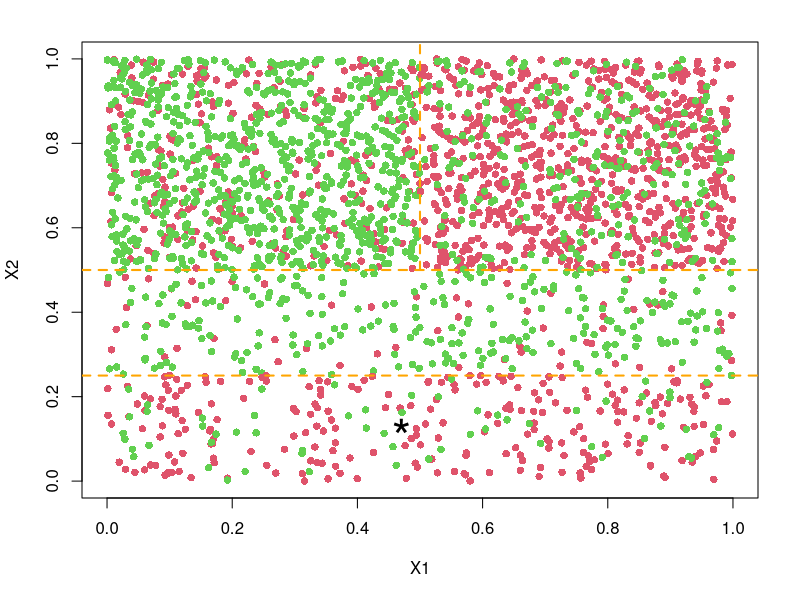
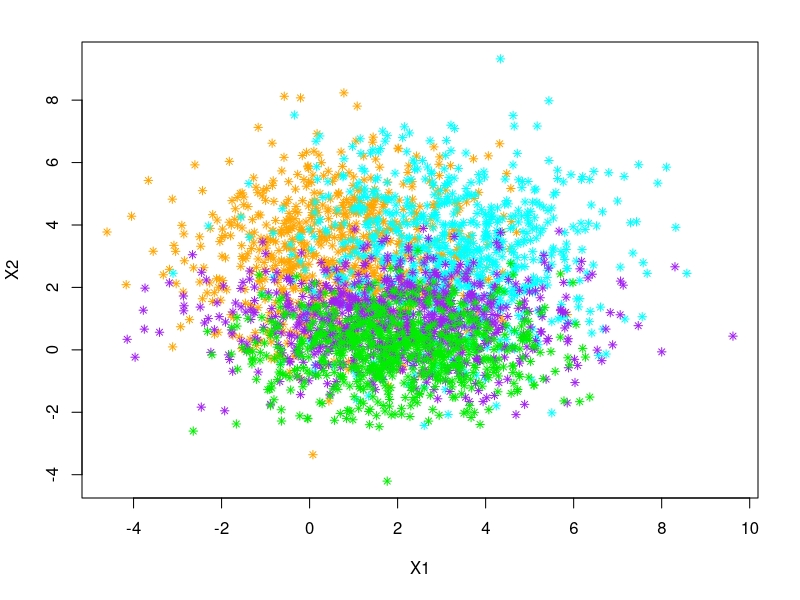
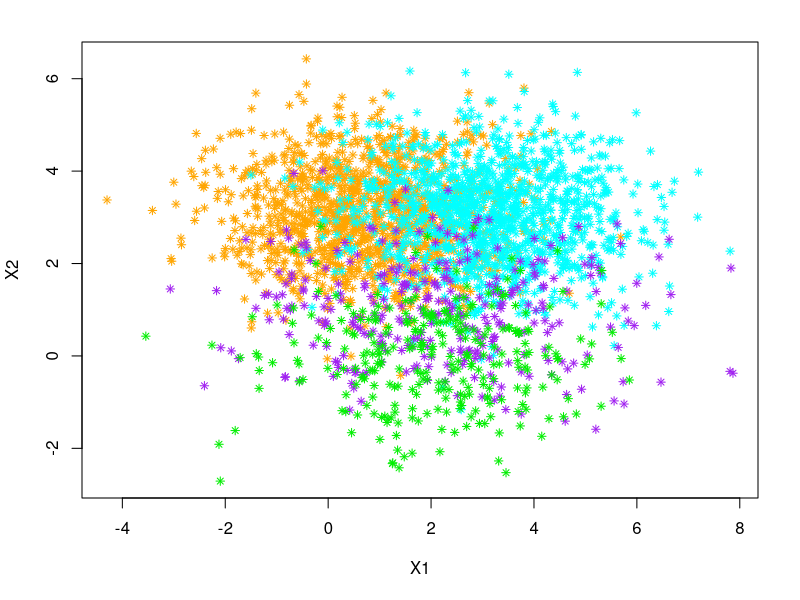

Here is the R script that generated these plots, in order: (Note: this script raises an error after producing the figures.)
## ---- chunk 1
knitr::opts_chunk$set(tidy = FALSE, fig.width = 8, fig.height = 8, echo = FALSE)
options(htmltools.dir.version = FALSE)
## ---- chunk 2

set.seed(2)

n1 <- 1000; n2 <- 1000; n3 <- 300; n4 <- 300 

prob_classe1_z1 <- 0.25
prob_classe2_z1 <- 0.75

prob_classe1_z2 <- 0.75
prob_classe2_z2 <- 0.25

prob_classe1_z3 <- 0.2
prob_classe2_z3 <- 0.80

prob_classe1_z4 <- 0.80
prob_classe2_z4 <- 0.2


# Zone 1, limit X1 : 0 - 0.5, limit X2 : 0.5 - 1

b_inf_X1_z1 <- 0
b_sup_X1_z1 <- 0.5
b_inf_X2_z1 <- 0.5
b_sup_X2_z1 <- 1

Y.train.z1 <- c(rep(0, n1*prob_classe1_z1), rep(1,n1*prob_classe2_z1))
X.train.z1 <- cbind(runif(n1, b_inf_X1_z1, b_sup_X1_z1) ,  runif(n1, b_inf_X2_z1, b_sup_X2_z1) )
colnames(X.train.z1) <- c("X1", "X2")


# Zone 2, limit X1 : 0.5 - 1, limit X2 : 0.5 - 1

b_inf_X1_z2 <- 0.5
b_sup_X1_z2 <- 1
b_inf_X2_z2 <- 0.5
b_sup_X2_z2 <- 1

Y.train.z2 <- c(rep(0, n2*prob_classe1_z2), rep(1,n2*prob_classe2_z2))
X.train.z2 <- cbind(runif(n2, b_inf_X1_z2, b_sup_X1_z2) ,  runif(n2, b_inf_X2_z2, b_sup_X2_z2) )
colnames(X.train.z2) <- c("X1", "X2")


# Zone 3, limit X1 : 0 - 1, limit X2 : 0.25 - 0.5

b_inf_X1_z3 <- 0
b_sup_X1_z3 <- 1
b_inf_X2_z3 <- 0.25
b_sup_X2_z3 <- 0.5

Y.train.z3 <- c(rep(0, n3*prob_classe1_z3), rep(1, n3*prob_classe2_z3))
X.train.z3 <- cbind(runif(n3, b_inf_X1_z3, b_sup_X1_z3) ,  runif(n3, b_inf_X2_z3, b_sup_X2_z3) )
colnames(X.train.z3) <- c("X1", "X2")


# Zone 4, limit X1 : 0 - 1, limit X2 : 0 - 0.25

b_inf_X1_z4 <- 0
b_sup_X1_z4 <- 1
b_inf_X2_z4 <- 0
b_sup_X2_z4 <- 0.25

Y.train.z4 <- c(rep(0, n4*prob_classe1_z4), rep(1, n4*prob_classe2_z4))
X.train.z4 <- cbind(runif(n4, b_inf_X1_z4, b_sup_X1_z4) ,  runif(n4, b_inf_X2_z4, b_sup_X2_z4) )
colnames(X.train.z4) <- c("X1", "X2")


# Concatenate

Y.train <- c(Y.train.z1, Y.train.z2, Y.train.z3, Y.train.z4)
X.train <- rbind(X.train.z1, X.train.z2, X.train.z3, X.train.z4)


#######
# Graph generation

par(mar=c(5.1,4.1,2.1,2.1))
plot(X.train, col=Y.train+2, xlim=c(0,1), ylim=c(0,1), pch=16, xlab="X1", ylab="X2")
segments(x0=0.5, y0=0.5, x1=0.5, y1=2, col="orange", lw=2, lty=2)
abline(h=0.5, lty=2, col="orange", lw=2)
abline(h=0.25, lty=2, col="orange", lw=2)
points(0.47, 0.13, pch="*", cex=3)
## ---- chunk 3
set.seed(1)
library(mvtnorm)

# Model probabilities (4 balanced classes)
pi0 <- 0.25
pi1 <- 0.25
pi2 <- 0.25
pi3 <- 0.25

# Gaussian dimension
l <- 20

# Gaussian parameters
mu0 <- c(c(0.8,3), rep(c(1,2.5), l/2-1)) ; Sigma0 <- diag(c(c(3,3), rep(c(3,1),l/2-1)) )
mu1 <- c(c(3.2,3), rep(c(2.5,2.5), l/2-1)) ; Sigma1 <- diag(c(c(3,3), rep(c(3,5),l/2-1)) )
mu2 <- c(c(2,1), rep(c(2,2.3),l/2-1)) ; Sigma2 <- diag( (rep(c(4,1),l/2) ) )
mu3 <- c(c(2,0), rep(c(2,1.8),l/2-1)) ; Sigma3 <- diag( (rep(c(2.5,1),l/2) ) )

# Number of training data
n <-3000 # only 3000 to keep figure meaningful
# Sample class label
classe <- sample(x = c(0,1,2,3), size = n, replace = TRUE, prob = c(pi0,pi1,pi2,pi3))
classe <- sort(classe)

couleur <- rep("orange", n)
couleur[classe==1] <- "cyan"
couleur[classe==2] <- "purple"
couleur[classe==3] <- "green2"

n0 <- sum(classe==0)
n1 <- sum(classe==1)
n2 <- sum(classe==2)
n3 <- sum(classe==3)

# Sample from the Gaussians
x.train <- rbind(rmvnorm(n0, mu0, Sigma0),
                 rmvnorm(n1, mu1, Sigma1),
                 rmvnorm(n2, mu2, Sigma2),
                 rmvnorm(n3, mu3, Sigma3))

# Graph generation
plot(x.train[,1], x.train[,2], col=couleur,xlab="X1",ylab="X2",pch=8,cex=0.8)
## ---- chunk 4
library(xtable)
resTOT<-read.table("Gaussian-Balanced-No-Noise/Example-Gaussian-Balanced-No-Noise-Res-10000.txt",header=T)
resTOT<-100*resTOT

Identifier<-c("Bayes classifier","Bagged CARTs","Random forest","LVI-RF","CSRF","CSRF","CSRF","CSRF","CSRF","CSRF","DVSRF","DVSRF","KV-RF","KV-RF","KV-RF","KV-RF","NN-RF","NN-RF","NN-RF")
Characteristics<-c("","","","","Nmin=5","Nmin=10","Nmin=50","Nmin=150","Nmin=250","Nmin=350","k=3000,Bsel=100","k=3000,Bsel=50","alpha=1","alpha=0.75","alpha=0.5","alpha=0.25", "k=1000","k=1500","k=2500")
Table=cbind(Identifier,Characteristics,apply(resTOT,2,mean),paste("(",round(apply(resTOT,2,sd),3),")",sep=""))

TableOrdered=Table[c(1:3,5:10,17:19,4,11:16),]
colnames(TableOrdered)=c("Method","Parameters","Error rate","(sd)")
rownames(TableOrdered)=NULL

knitr::kable(TableOrdered,caption= "First Gaussian example: prediction error rate (percentage), with 10000 training data",booktabs=T,label= "gaussEq10",row.names=NA)


## ---- chunk 5
library(xtable)
resTOT<-read.table("Gaussian-Balanced-With-Noise/Example-Gaussian-Balanced-With-Noise-Res-10000.txt",header=T)
resTOT<-100*resTOT

Identifier<-c("Bayes classifier","Bagged CARTs","Random forest","LVI-RF","CSRF","CSRF","CSRF","CSRF","CSRF","CSRF","DVSRF","DVSRF","KV-RF","KV-RF","KV-RF","KV-RF","NN-RF","NN-RF","NN-RF")
Characteristics<-c("","","","","Nmin=5","Nmin=10","Nmin=50","Nmin=150","Nmin=250","Nmin=350","k=3000,Bsel=100","k=3000,Bsel=50","alpha=1","alpha=0.75","alpha=0.5","alpha=0.25", "k=1000","k=1500","k=2500")
Table=cbind(Identifier,Characteristics,apply(resTOT,2,mean),paste("(",round(apply(resTOT,2,sd),3),")",sep=""))

TableOrdered=Table[c(1:3,5:10,17:19,4,11:16),]
colnames(TableOrdered)=c("Method","Parameters","Error rate","(sd)")
rownames(TableOrdered)=NULL

knitr::kable(TableOrdered,caption= "First Gaussian example: prediction error rate (percentage), with 10000 training data and 100 noise variables",booktabs=T,label= "gaussEqNoise10",row.names=NA)

## ---- chunk 6
# Model probabilities (4 balanced classes)
pi0 <- 0.40
pi1 <- 0.40
pi2 <- 0.10
pi3 <- 0.10

# Gaussian dimension
l <- 20

# Gaussian parameters
mu0 <- c(c(0.8,3), rep(c(1,2.5), l/2-1)) ; Sigma0 <- diag(c(c(2,1), rep(c(3,1),l/2-1)) )
mu1 <- c(c(3.2,3), rep(c(2.5,2.5), l/2-1)) ; Sigma1 <- diag(c(c(2,1), rep(c(3,5),l/2-1)) )
mu2 <- c(c(2,1), rep(c(2,2.3),l/2-1)) ; Sigma2 <- diag( (rep(c(4,1),l/2) ) )
mu3 <- c(c(2,0), rep(c(2,1.8),l/2-1)) ; Sigma3 <- diag( (rep(c(2.5,1),l/2) ) )

# Number of training data
n <- 3000
# Sample class label
classe <- sample(x = c(0,1,2,3), size = n, replace = TRUE, prob = c(pi0,pi1,pi2,pi3))
classe <- sort(classe)

couleur <- rep("orange", n)
couleur[classe==1] <- "cyan"
couleur[classe==2] <- "purple"
couleur[classe==3] <- "green2"

n0 <- sum(classe==0)
n1 <- sum(classe==1)
n2 <- sum(classe==2)
n3 <- sum(classe==3)

# Sample from the Gaussians
x.train <- rbind(rmvnorm(n0, mu0, Sigma0),
                 rmvnorm(n1, mu1, Sigma1),
                 rmvnorm(n2, mu2, Sigma2),
                 rmvnorm(n3, mu3, Sigma3))

plot(x.train[,1], x.train[,2], col=couleur,xlab="X1",ylab="X2",pch=8,cex=0.8)

## ---- chunk 7
library(xtable)
resTOT<-read.table("Gaussian-Unbalanced-No-Noise/Example-Gaussian-Unbalanced-No-Noise-Res-10000.txt",header=T)
resTOT<-100*resTOT

Identifier<-c("Bayes classifier","Bagged CARTs","Random forest","LVI-RF","CSRF","CSRF","CSRF","CSRF","CSRF","CSRF","DVSRF","DVSRF","KV-RF","KV-RF","KV-RF","KV-RF","NN-RF","NN-RF","NN-RF")
Characteristics<-c(NA,NA,NA,NA,"Nmin=5","Nmin=10","Nmin=50","Nmin=150","Nmin=250","Nmin=350","k=3000,Bsel=100","k=3000,Bsel=50","alpha=1","alpha=0.75","alpha=0.5","alpha=0.25", "k=1000","k=1500","k=2500")
Table=cbind(Identifier,Characteristics,apply(resTOT,2,mean),paste("(",round(apply(resTOT,2,sd),3),")",sep=""))

TableOrdered=Table[c(1:3,5:10,17:19,4,11:16),]
colnames(TableOrdered)=c("Method","Parameters","Error rate","(sd)")
rownames(TableOrdered)=NULL

knitr::kable(TableOrdered,caption= "Second Gaussian example: prediction error rate (percentage), with 10000 training data",booktabs=T,label= "gaussUnb10",row.names=NA)


## ---- chunk 8
library(xtable)
resTOT<-read.table("Gaussian-Unbalanced-With-Noise/Example-Gaussian-Unbalanced-With-Noise-Res-10000.txt",header=T)
resTOT<-100*resTOT

Identifier<-c("Bayes classifier","Bagged CARTs","Random forest","LVI-RF","CSRF","CSRF","CSRF","CSRF","CSRF","CSRF","DVSRF","DVSRF","KV-RF","KV-RF","KV-RF","KV-RF","NN-RF","NN-RF","NN-RF")
Characteristics<-c("","","","","Nmin=5","Nmin=10","Nmin=50","Nmin=150","Nmin=250","Nmin=350","k=3000,Bsel=100","k=3000,Bsel=50","alpha=1","alpha=0.75","alpha=0.5","alpha=0.25", "k=1000","k=1500","k=2500")
Table=cbind(Identifier,Characteristics,apply(resTOT,2,mean),paste("(",round(apply(resTOT,2,sd),3),")",sep=""))

TableOrdered=Table[c(1:3,5:10,17:19,4,11:16),]
colnames(TableOrdered)=c("Method","Parameters","Error rate","(sd)")
rownames(TableOrdered)=NULL

knitr::kable(TableOrdered,caption= "Second Gaussian example: prediction error rate (percentage), with 10000 training data and 100 noise variables",booktabs=T,label= "gaussUnbNoise10",row.names=NA)

## ---- chunk 9
knitr::include_graphics("Fig4.png")
## ---- chunk 10
library(xtable)
resTOT<-read.table("Population-Genetics/Example-Population-Genetics-Res.txt",header=T)
resTOT<-100*resTOT

Identifier<-c("Bagged CARTs","Random forest","LVI-RF","CSRF","CSRF","CSRF","DVSRF","DVSRF","KV-RF","KV-RF","KV-RF","KV-RF","NN-RF","NN-RF","NN-RF")
Characteristics<-c("","","","Nmin=50","Nmin=150","Nmin=250","k=3000,Bsel=100","k=3000,Bsel=50","alpha=1","alpha=0.75","alpha=0.5","alpha=0.25", "k=1000","k=1500","k=2500")
Table=cbind(Identifier,Characteristics,apply(resTOT,2,mean),paste("(",round(apply(resTOT,2,sd),3),")",sep=""))
TableOrdered=Table[c(1:2,5:7,13:15,3,8:12),]
colnames(TableOrdered)=c("Method","Parameters","Error rate","(sd)")
rownames(TableOrdered)=NULL

knitr::kable(TableOrdered,caption= "Population Genetics example: prediction error rate (percentage), with 10000 training data and 1000 test data",booktabs=T,label= "GenPopResults",row.names=NA)

## ---- chunk 11
sessionInfo()
